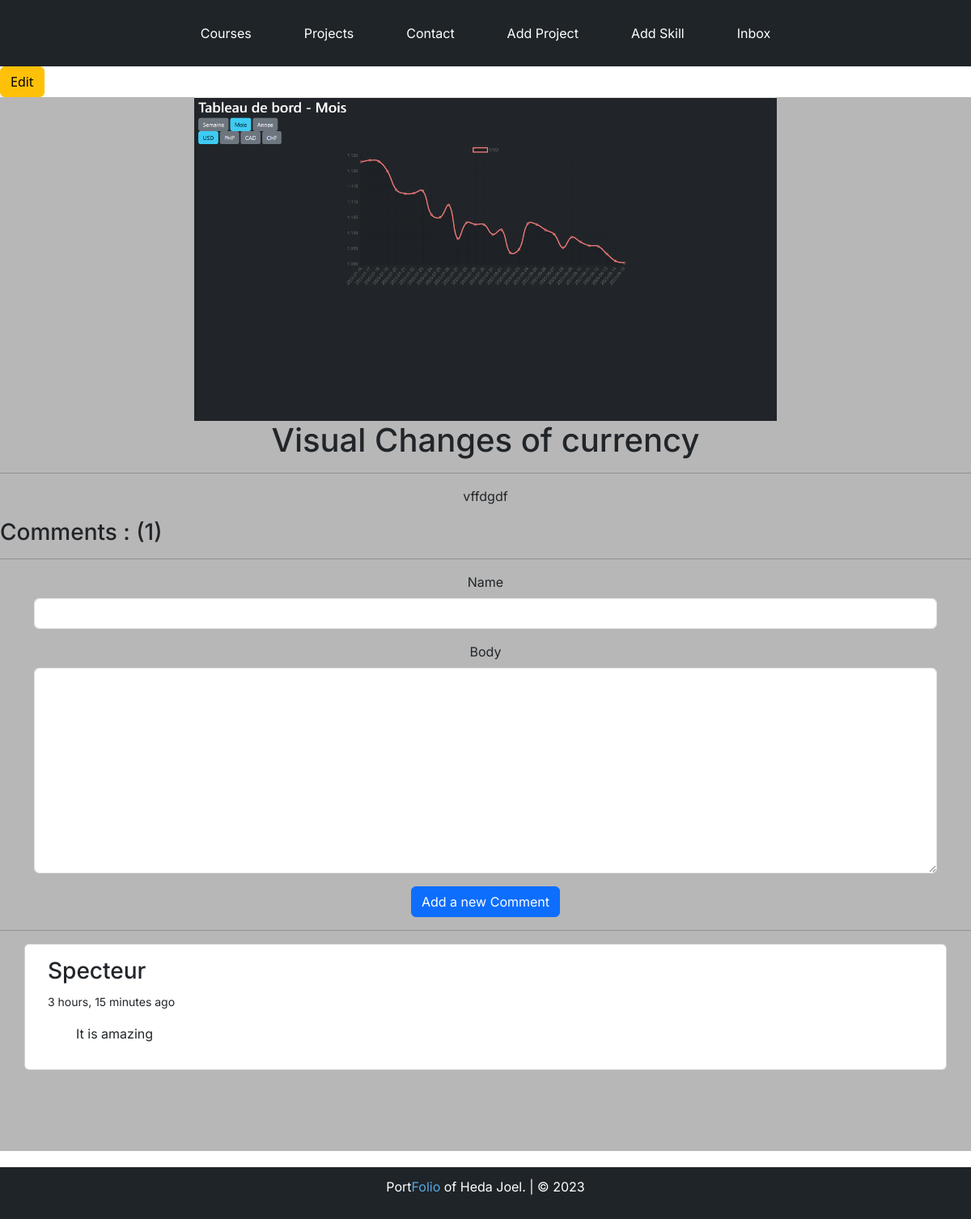
Screenshot of /project/36f3c077-f43c-42a2-a01f-83a07fb2468d/ with the database file from the repository.
### base/models.py (models this page shows, shortened)
class Project(models.Model):
    title = models.CharField(max_length=200, null=True)
    thumbnail = models.ImageField(null=True)
    thumbnail2 = models.ImageField(null=True)
    body = RichTextUploadingField(null=True)
    slug = models.SlugField(null=True, blank=True)
    created = models.DateTimeField(auto_now_add=True)
    id = models.UUIDField(default=uuid.uuid4, unique=True, primary_key=True, editable=False)

class comment(models.Model):
    project = models.ForeignKey(Project, on_delete=models.CASCADE)
    name = models.CharField(max_length=200)
    body = models.TextField(null=True, blank=True)
    created = models.DateTimeField(auto_now_add=True)

### base/views.py (the view, shortened to what this page needs)
# urls.py: path('project/<str:pk>/', views.projectPage, name="project"),
def projectPage(request, pk):
    project = Project.objects.get(id=pk)
    count = project.comment_set.count()
    comments = project.comment_set.all().order_by('-created')
    form = commentForm()
    context = {'project': project, 'count': count, 'comments': comments, 'form': form}
    return render(request, 'base/project.html', context)

### base/form.py
class commentForm(ModelForm):
    class Meta:
        model = comment
        fields = '__all__'
        exclude = ['project']
    def __init__(self, *args, **kwargs):
        super(commentForm, self).__init__(*args, **kwargs)
        self.fields['name'].widget.attrs.update({'class': 'form-control'})
        self.fields['body'].widget.attrs.update({'class': 'form-control'})

### base/templates/base/project.html (shortened to what this page needs)
{% extends 'base/main.html' %}
{% load static %}
{% block content %}
            <a class="btn btn-warning" href="{% url 'edit-project' project.id %}">Edit</a>
    <div class="oneProject">
        <img src="{{  project.thumbnail.url }}" alt="{{ project.id }}">
        <h1>{{ project.title }}</h1>
        <hr>
        <p>{{ project.body| safe}}</p>
        <div class="comments-container">
            <h3 class="comment-count">Comments : ({{ count }})</h3>
            <hr>
            <div class="container">
                <form method="POST" enctype="multipart/form-data">
                    {% for field in form %}
                        <div class="mb-3">
                            <label for="aa" class="form-label">{{ field.label }}</label>
                            {{ field }}
                        </div>
                    {% endfor %}
                    <input class="btn btn-primary" type="submit" value="Add a new Comment">
                </form>
            </div>
            <hr>
            {% for comment in comments %}
                <div class=" container card my-t comment-card">
                    <div class="card-body">
                        <h3>{{ comment.name }}</h3>
                        <small>{{ comment.created| timesince }} ago</small>
                        <p class="my-3 comment-text">{{ comment.body }}</p>
                    </div>
                </div>
            {% endfor %}
        </div>
    </div>
{% endblock content %}

### static/styles/style.css (style rules this page uses)
* { font-family: Inter; }
body { background: #9a9999; }
.my-t { background-color: #FFFFFF; }
.textarea input,textarea { border: 2px solid #1F2428; }
.form-label { display: flex; flex-direction: column; }
.oneProject { align-items: center; text-align: center; background-color: #b7b7b7; padding-bottom: 80px; }
.oneProject img { width: 60%; height:40%; object-fit: cover; }
.comment-count { text-align: left; }
.comment-card { text-align: left; margin-bottom: 20px; }
.comment-text { margin-left: 35px; }

### rows the page displays
Project: thumbnail (picture), title "Visual Changes of currency", body "vffdgdf"
comment: name "Specteur", created "3 hours, 15 minutes", body "It is amazing"

### other values shown
{{ count }} "1"
{{ field.label }} "Name" "Body"
